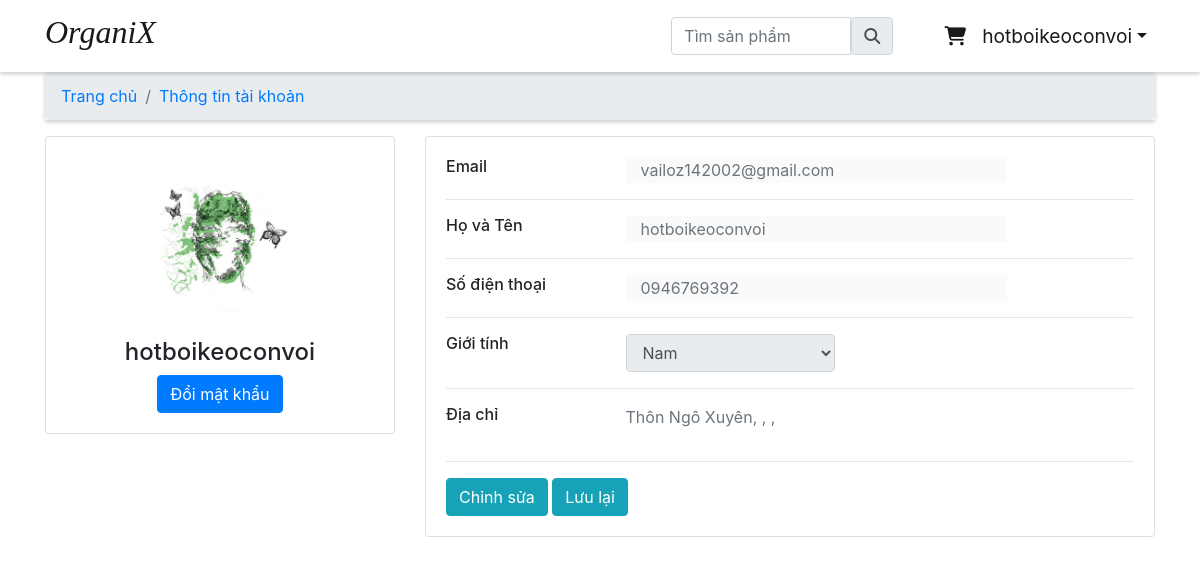
Page /accounts/profile (signed in) on the committed database.
### accounts/models.py (models this page shows, shortened)
class Account(AbstractBaseUser):
    name = models.CharField(max_length=50)
    email = models.EmailField(max_length=100, unique=True)
    phone = models.CharField(max_length=10)
    gender = models.CharField(max_length=15, choices = Gender.choices, default = Gender.not_specified)
    date_joined = models.DateTimeField(auto_now_add=True)
    last_login = models.DateTimeField(auto_now_add=True)
    is_admin = models.BooleanField(default=False)
    is_staff = models.BooleanField(default=False)
    is_active = models.BooleanField(default=False)
    is_superadmin = models.BooleanField(default=False)
    USERNAME_FIELD = 'email'    # Trường quyêt định khi login
    REQUIRED_FIELDS = ['name']    # Các trường yêu cầu khi đk tài khoản (mặc định đã có email), mặc định có password
    objects = MyAccountManager()

### accounts/views/dashboard.py (the view, shortened to what this page needs)
# urls.py: path('profile',login_required(User.as_view(), login_url='/accounts/login?next=/store') , name='profile'),
class User(View):
    def get(self, request):
        user = request.user
        address = Address.objects.filter(account = user).first()
        ward = Ward.objects.get(pk=address.ward).name_with_type
        district = District.objects.get(pk=address.district).name_with_type
        city = City.objects.get(pk=address.city).name_with_type
        address = f"{address.specific_address}, {ward}, {district}, {city}"
        return render(request, 'user_dashboard.html', {'address': address})

### templates/user_dashboard.html (shortened to what this page needs)
{% extends 'base.html' %}
{% load static %}
{% block content %}
<div class="container user-data">
  <div class="main-body">
    <nav aria-label="breadcrumb" class="main-breadcrumb">
      <ol class="breadcrumb">
        <li class="breadcrumb-item"><a href="{% url 'homepage' %}">Trang chủ</a></li>
        <li class="breadcrumb-item active" aria-current="page"><a href="{% url 'profile' %}">Thông tin tài khoản</a>
        </li>
      </ol>
    </nav>
    <div class="row gutters-sm ">
      <div class="col-md-4 mb-3">
        <div class="card">
          <div class="card-body">
            <div class="d-flex flex-column align-items-center text-center">
              <img src="{% static '/image/avatar.jpg' %}" alt="Admin" class="rounded-circle"
                width="150">
              <div class="mt-3">
                <h4>{{user.name}}</h4>
                <button class="btn btn-primary" data-toggle="modal" data-target="#changePasswordModal">Đổi mật
                  khẩu</button>
              </div>
            </div>
          </div>
        </div>
      </div>
      <div class="col-md-8">
        <div class="card mb-3">
          <div class="card-body">
            <form action="">
              <div class="row">
                <div class="col-sm-3">
                  <h6 class="mb-0">Email</h6>
                </div>
                <div class="col-sm-9 text-secondary">
                  <input style="border: none;" type="text" name="email" id="" class="col-sm-9 text-secondary"
                    value="{{user.email}}" disabled>
                </div>
              </div>
              <hr>
              <div class="row">
                <div class="col-sm-3">
                  <h6 class="mb-0">Họ và Tên</h6>
                </div>
                <div class="col-sm-9 text-secondary">
                  <input style="border: none;" type="text" name="name" id="editable" class="col-sm-9 text-secondary"
                    placeholder="Tên người dùng" value="{{user.name}}" required disabled>
                </div>
              </div>
              <hr>
              <div class="row">
                <div class="col-sm-3">
                  <h6 class="mb-0">Số điện thoại</h6>
                </div>
                <div class="col-sm-9 text-secondary">
                  <input style="border: none;" type="text" name="phone" id="editable" class="col-sm-9 text-secondary"
                    placeholder="Số điện thoại" value="{{user.phone}}" required disabled>
                </div>
              </div>
              <hr>
              <div class="row">
                <div class="col-sm-3">
                  <h6 class="mb-0">Giới tính</h6>
                </div>
                <div class="col-sm-4 text-secondary ">
                  <select name="gender" id="editable" class="form-select form-control gender-selector" required disabled>
                    <option value="Nam">Nam</option>
                  </select>
                </div>
              </div>
              <hr>
              <div class="row">
                <div class="col-sm-3">
                  <h6 class="mb-0">Địa chỉ</h6>
                </div>
                <div class="col-sm-4 text-secondary">
                  <p id="address">{{address}}</p>
                </div>
              </div>
              <hr>
            </form>
            <div class="row">
              <div class="col-sm-12">
                <button class="btn btn-info edit-btn" id="">Chỉnh sửa</button>
                <button class="btn btn-info save-btn" id="">Lưu lại</button>
              </div>
            </div>
          </div>
        </div>
      </div>
    </div>
  </div>
</div>
{% endblock content %}

### templates/nav.html (shortened to what this page needs)
<nav class="navbar navbar-expand-lg navbar-light bg-white shadow-sm sticky-top">
    <div class="container">
        <a class="navbar-brand" href="/"><h2 class="text">OrganiX</h2></a>
        <div class="search-bar">
            <form action="{% url 'search' %}" method="POST">
                <div class="input-group">
                    <input type="text" class="form-control" id="searchproducts" name="product-searched" placeholder="Tìm sản phẩm">
                    <button type="submit" class="input-group-text" id="basic-addon1"><i class="fa fa-search"></i></button>
                </div>
            </form>
        </div>
        <div class="collapse navbar-collapse justify-content-end" id="navbarSupportedContent">
            <ul class=" navbar-nav ms-auto">
                {% if user.is_authenticated %}
                <li class="nav-item active">
                    <a class="nav-link" href="/cart"><i class="fa-solid fa-cart-shopping"></i>
                    </a>
                </li>
                <li class="nav-item dropdown">
                    <a id="dropdownMenu1" href="#" data-toggle="dropdown" aria-haspopup="true" aria-expanded="false"
                        class="nav-link dropdown-toggle active">{{request.user.name}}</a>
                </li>
                {% endif %}
            </ul>
        </div>
    </div>
</nav>

### templates/nav.html (style rules this page uses)
nav { box-shadow: 0 2px 4px 0 rgba(0,0,0,.2); }
.navbar { font-size: 1.2em; font-weight: 400; }
.navbar-brand { font-size: 1.5em; font-family:'Times New Roman', Times, serif; font-style: italic; }
.search-bar { width: 20% !important; margin-left: 45%; }

### rows in the picture
Account: user.name "hotboikeoconvoi", name "hotboikeoconvoi", email "vailoz142002@gmail.com", phone "0946769392"

### other values in the picture
{{ address }} "Thôn Ngô Xuyên, , ,"
